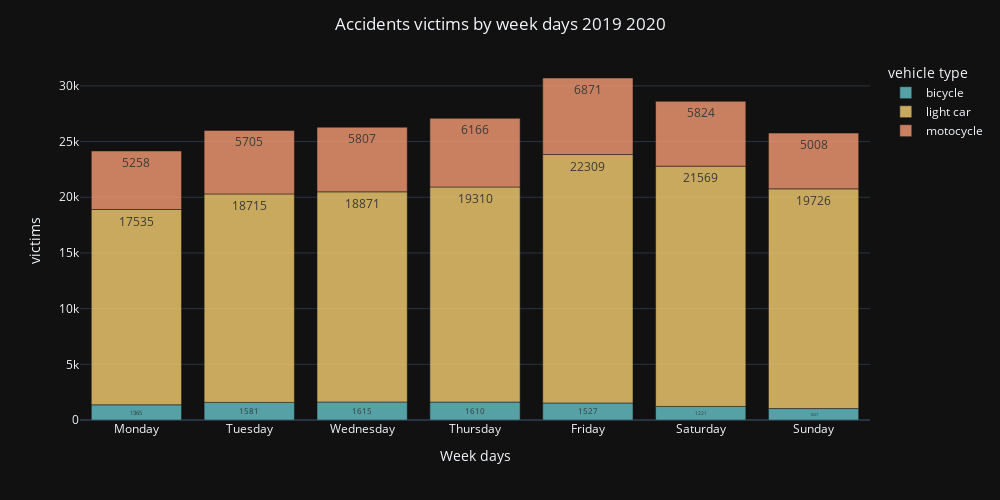

Source (notebook cell):
### Markdown cell above
### Accidents victims per week days

### Code cell
dx= df.groupby(['catv','weekday']).count().reset_index()

fig = px.bar(dx, x="weekday", y="victim_id", text="victim_id", color="catv" ,
    template="plotly_dark",color_discrete_sequence= px.colors.qualitative.Pastel,
    labels={'catv': 'vehicle type', 'victim_id':'victims', 'week day': 'Week day'} ,
    category_orders= {"weekday":['Monday','Tuesday', 'Wednesday', 'Thursday', 'Friday', 'Saturday', 'Sunday']}
    )

fig.update_layout(width=1000, height=500,xaxis_title_text='Week days' , 
    title='Accidents victims by week days 2019 2020',
    title_x=.5 
 )
fig.update_traces(textposition='inside', opacity=0.8  )
fig.show()

### Figure 1 — Plotly figure (JSON) as saved in the notebook; plotly's stock layout.template omitted (floating-point values rounded to 4 significant figures)
{"data": [{"alignmentgroup": "True", "hovertemplate": "vehicle type=bicycle<br>weekday=%{x}<br>victims=%{text}<extra></extra>", "legendgroup": "bicycle", "marker": {"color": "rgb(102, 197, 204)", "pattern": {"shape": ""}}, "name": "bicycle", "offsetgroup": "bicycle", "opacity": 0.8, "orientation": "v", "showlegend": true, "text": [1527, 1365, 1221, 1027, 1610, 1581, 1615], "textposition": "inside", "type": "bar", "x": ["Friday", "Monday", "Saturday", "Sunday", "Thursday", "Tuesday", "Wednesday"], "xaxis": "x", "y": [1527, 1365, 1221, 1027, 1610, 1581, 1615], "yaxis": "y"}, {"alignmentgroup": "True", "hovertemplate": "vehicle type=light car<br>weekday=%{x}<br>victims=%{text}<extra></extra>", "legendgroup": "light car", "marker": {"color": "rgb(246, 207, 113)", "pattern": {"shape": ""}}, "name": "light car", "offsetgroup": "light car", "opacity": 0.8, "orientation": "v", "showlegend": true, "text": [22309, 17535, 21569, 19726, 19310, 18715, 18871], "textposition": "inside", "type": "bar", "x": ["Friday", "Monday", "Saturday", "Sunday", "Thursday", "Tuesday", "Wednesday"], "xaxis": "x", "y": [22309, 17535, 21569, 19726, 19310, 18715, 18871], "yaxis": "y"}, {"alignmentgroup": "True", "hovertemplate": "vehicle type=motocycle<br>weekday=%{x}<br>victims=%{text}<extra></extra>", "legendgroup": "motocycle", "marker": {"color": "rgb(248, 156, 116)", "pattern": {"shape": ""}}, "name": "motocycle", "offsetgroup": "motocycle", "opacity": 0.8, "orientation": "v", "showlegend": true, "text": [6871, 5258, 5824, 5008, 6166, 5705, 5807], "textposition": "inside", "type": "bar", "x": ["Friday", "Monday", "Saturday", "Sunday", "Thursday", "Tuesday", "Wednesday"], "xaxis": "x", "y": [6871, 5258, 5824, 5008, 6166, 5705, 5807], "yaxis": "y"}], "layout": {"barmode": "relative", "height": 500, "legend": {"title": {"text": "vehicle type"}, "tracegroupgap": 0}, "margin": {"t": 60}, "title": {"text": "Accidents victims by week days 2019 2020", "x": 0.5}, "width": 1000, "xaxis": {"anchor": "y", "categoryarray": ["Monday", "Tuesday", "Wednesday", "Thursday", "Friday", "Saturday", "Sunday"], "categoryorder": "array", "domain": [0, 1], "title": {"text": "Week days"}}, "yaxis": {"anchor": "x", "domain": [0, 1], "title": {"text": "victims"}}}}
